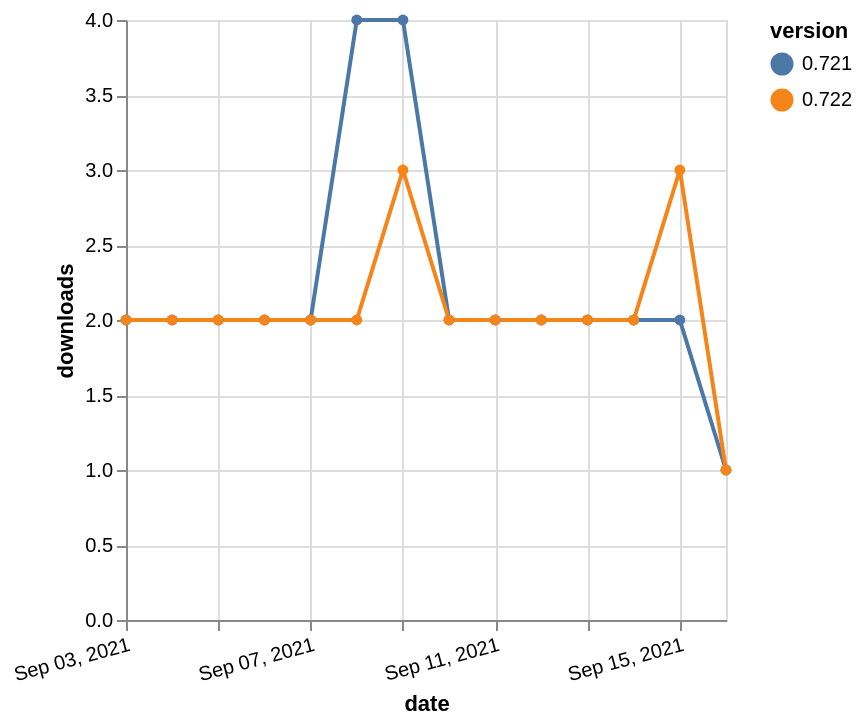

Specify this chart in Vega-Lite:
### Vega-Lite specification from a JSON file in a GitHub repository (floating-point values rounded to 4 significant figures)
{"$schema": "https://vega.github.io/schema/vega-lite/v5.json", "description": "A simple bar chart with embedded data.", "data": {"values": [{"date": "2021-09-03", "total": 3368, "delta": 2, "version": "0.721"}, {"date": "2021-09-04", "total": 3370, "delta": 2, "version": "0.721"}, {"date": "2021-09-05", "total": 3372, "delta": 2, "version": "0.721"}, {"date": "2021-09-06", "total": 3374, "delta": 2, "version": "0.721"}, {"date": "2021-09-07", "total": 3376, "delta": 2, "version": "0.721"}, {"date": "2021-09-08", "total": 3380, "delta": 4, "version": "0.721"}, {"date": "2021-09-09", "total": 3384, "delta": 4, "version": "0.721"}, {"date": "2021-09-10", "total": 3386, "delta": 2, "version": "0.721"}, {"date": "2021-09-11", "total": 3388, "delta": 2, "version": "0.721"}, {"date": "2021-09-12", "total": 3390, "delta": 2, "version": "0.721"}, {"date": "2021-09-13", "total": 3392, "delta": 2, "version": "0.721"}, {"date": "2021-09-14", "total": 3394, "delta": 2, "version": "0.721"}, {"date": "2021-09-15", "total": 3396, "delta": 2, "version": "0.721"}, {"date": "2021-09-16", "total": 3397, "delta": 1, "version": "0.721"}, {"date": "2021-09-03", "total": 2201, "delta": 2, "version": "0.722"}, {"date": "2021-09-04", "total": 2203, "delta": 2, "version": "0.722"}, {"date": "2021-09-05", "total": 2205, "delta": 2, "version": "0.722"}, {"date": "2021-09-06", "total": 2207, "delta": 2, "version": "0.722"}, {"date": "2021-09-07", "total": 2209, "delta": 2, "version": "0.722"}, {"date": "2021-09-08", "total": 2211, "delta": 2, "version": "0.722"}, {"date": "2021-09-09", "total": 2214, "delta": 3, "version": "0.722"}, {"date": "2021-09-10", "total": 2216, "delta": 2, "version": "0.722"}, {"date": "2021-09-11", "total": 2218, "delta": 2, "version": "0.722"}, {"date": "2021-09-12", "total": 2220, "delta": 2, "version": "0.722"}, {"date": "2021-09-13", "total": 2222, "delta": 2, "version": "0.722"}, {"date": "2021-09-14", "total": 2224, "delta": 2, "version": "0.722"}, {"date": "2021-09-15", "total": 2227, "delta": 3, "version": "0.722"}, {"date": "2021-09-16", "total": 2228, "delta": 1, "version": "0.722"}]}, "width": "container", "mark": {"type": "line", "point": {"filled": true}}, "encoding": {"x": {"field": "date", "type": "temporal", "timeUnit": "yearmonthdate", "title": "date", "axis": {"labelAngle": -15}}, "y": {"field": "delta", "type": "quantitative", "title": "downloads"}, "color": {"field": "version", "type": "nominal"}, "tooltip": {"field": "delta"}}}
